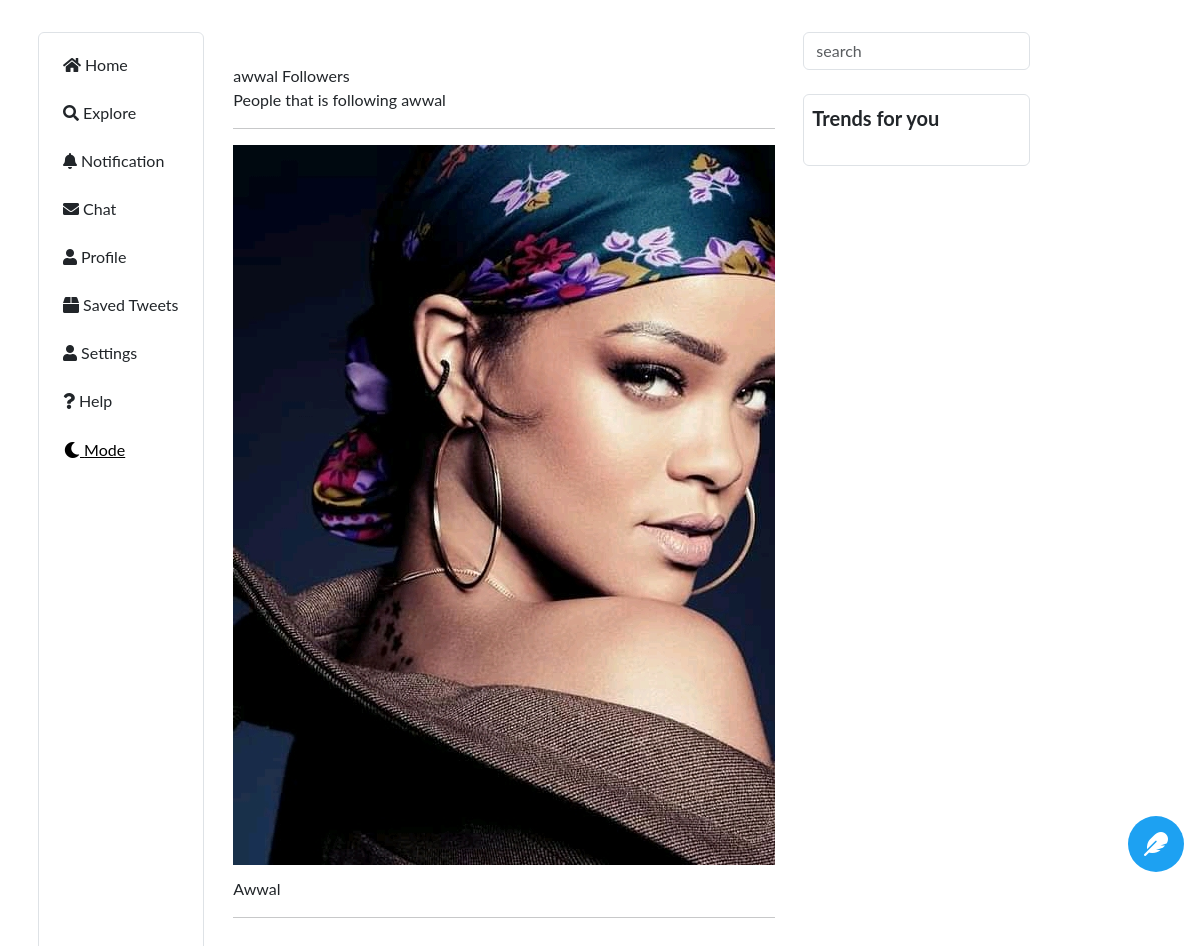
The app's page /1follow, older data.
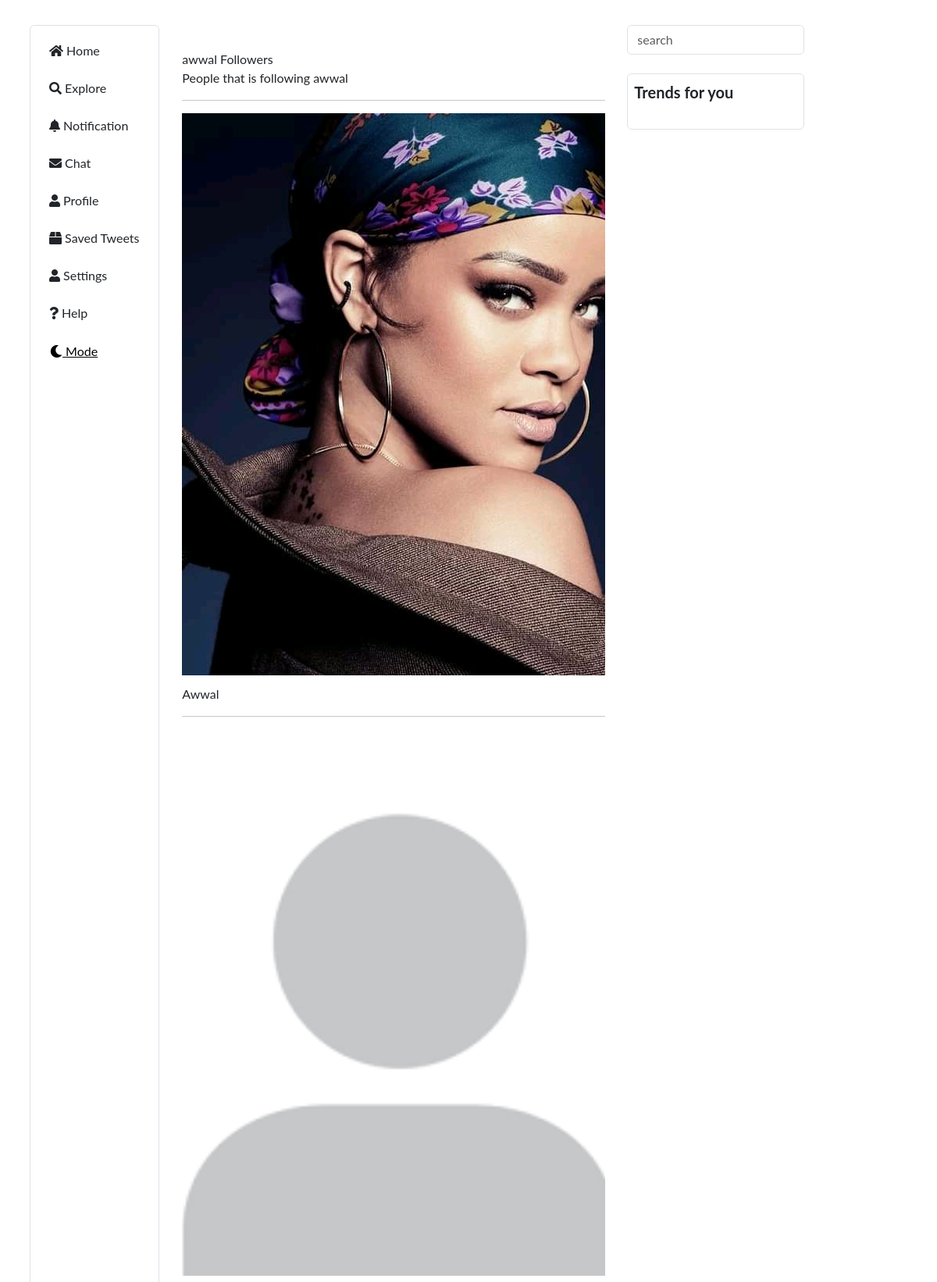
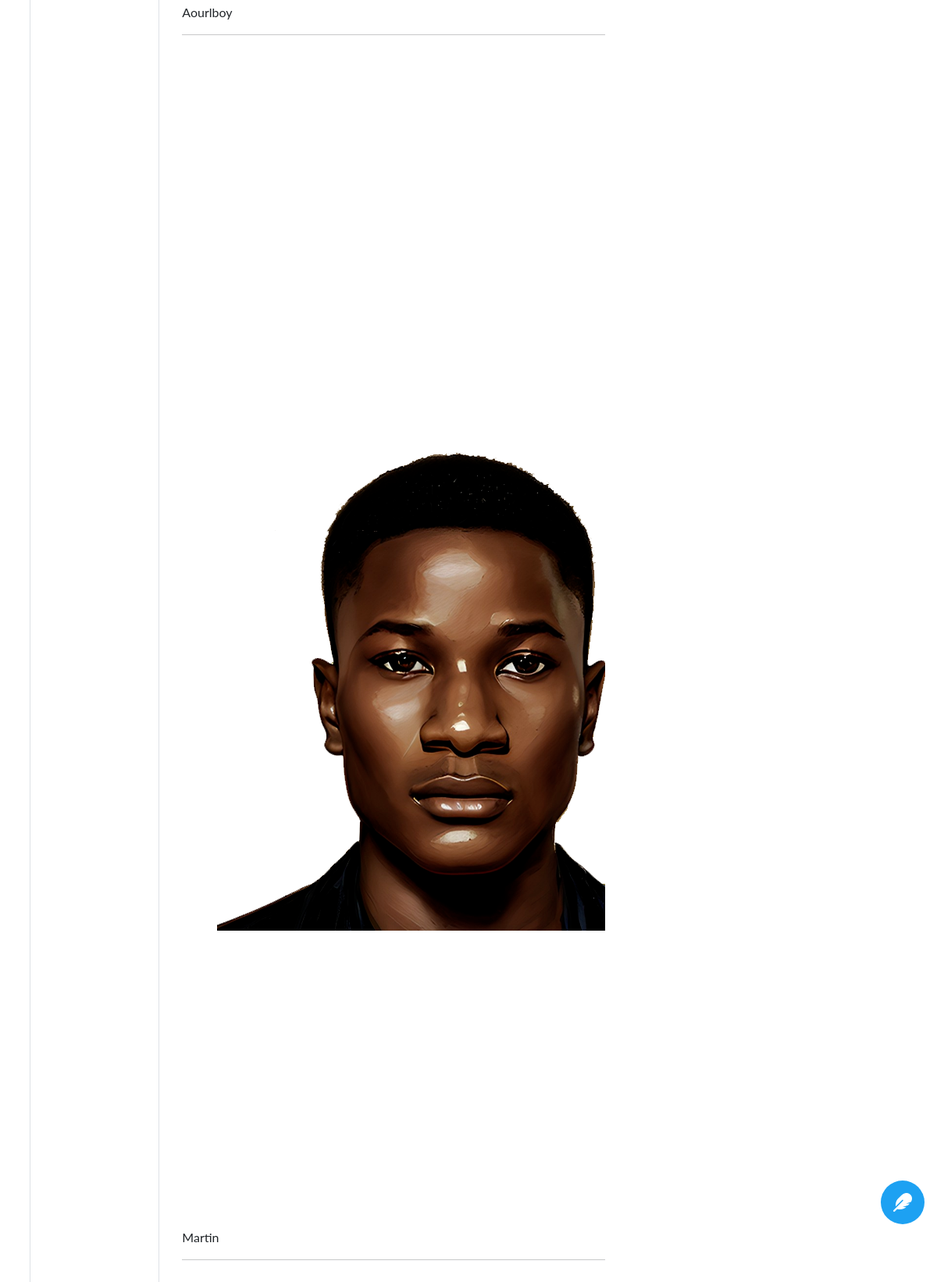
The same page, newer data (2 pictures, top to bottom).
### tweet/models.py (models this page shows, shortened)
class Profile(models.Model):
    user=models.OneToOneField(User, related_name='profile', on_delete=models.CASCADE)
    follower=models.ManyToManyField('self', related_name='follow', symmetrical=False, blank=True)
    date_joined=models.DateTimeField(auto_now_add=True, blank=True, null=True)
    bio=models.CharField(max_length=100, blank=True, null=True)
    location=models.CharField(max_length=100, blank=True, null=True)
    profile_photo=models.ImageField(upload_to='profileimage', default='profileimage/profile.png', null=True, blank=True)
    cover_photo=models.ImageField(upload_to='profileimage', null=True, blank=True)
    mode=models.CharField(max_length=100, default='white')
    def get_absolute_url(self):
        return reverse('ProfileUrl', args=[self.id])

### tweet/views.py (the view)
# urls.py: path('<int:fid>follow',FollandFollowerView,name='FollowerListUrl'),
def FollandFollowerView(request,id=None,fid=None):
    if id:
        profile=Profile.objects.get(id=id)
        profile_foll=profile.follow.all()
        fo='done'
    if fid:
        profile=Profile.objects.get(id=fid)
        profile_foll=profile.follower.all()
        fo=None
    context=dict(profiles=profile_foll, fo=fo, profile=profile)
    template='tweetTemplate/followlist.html'
    return render(request,template,context)

### template/tweetTemplate/followlist.html
{%extends 'base.html'%}
{%block content%}
<p class='insize pcolor'>
<div class='insize'>
{% if profile.user != request.user %}
{{profile.user.username}}
{%endif%}
{%if fo%}
  Following
  <div class='passive'> People that {{profile.user.username}} follow </div>
 </div>
 {%else%}
  Followers
 <div class='passive'> People that is following {{profile.user.username}} </div>
 </div>
 {%endif%}
</p>
<hr>
{%for profile in profiles%}
<div class='flex-flow' style='overflow: auto;align-items:center;gap:5px'>
<div>
<p>
<a href="{{profile.get_absolute_url}}" >
<img class='avatar' style='margin:0px' loading='lazy' src={{profile.profile_photo.url}}  >
</a>
</p>
</div>
<div class='user mesize'><b>{{tweet.profile|title}}</b> <div style='margin-top:-4px' ><span class=' pasive'> {{profile.user.username|title}}</span>
</div>
</div>
</div>
<hr>
{%endfor%}
{%endblock%}

### template/base.html (shortened to what this page needs)
{%load static %}
{%load custom_tags%}
<html>
    <head>
        <link href="{%static 'css/bootstrap5/css/bootstrap.min.css'%}" rel="stylesheet"/>
        <link href="{%static 'css/acss/acss.css'%}" rel="stylesheet"/>
        <link href="{%static 'css/fontawesome_5/css/all.min.css'%}" rel="stylesheet"/>
    </head>
    <body class="display-d-none font-lato">
        <br />
        <div class="container p-2">
            <div class="row">
                <div class="col-sm-12 col-md-2 display-sm-none">
                    {%block sidebar%}
{%include 'dropdown.html' %}
{%endblock%}
                </div>
                <div class="col-md-6 col-sm-12 p-3">
                    {%block content%}
{%endblock content%}
                </div>
                <div class="col-md col-sm-12 display-sm-none">
                    {%block other%}
                    <div class="position-fixed h-100" style="overflow:auto;">
                    <div class="row">
                            <div class="col">
                                <input type="search" class="form-control" placeholder="search" />
                            </div>
                        </div>
                        <br />
                    <div class="p-2 border rounded" hx-get="{%url 'TrendUrl' %}" hx-swap="beforeend" hx-trigger="load" style="">
                        <div class="row">
                            <div class="col sz-20 bold">
                                Trends for you
                            </div>
                        </div>
                        <br />
                    </div>
                </div>
{%endblock%}
                </div>
            </div>
        </div>
        {%block bottom%}
        <div class="fixed-bottom justify-content-end d-flex p-2" style="font-size:24px;box-shadow:none;color:white;z-index:10000;bottom:70px">
            <a class="p-3 color-bg-p color-white rounded-circle m-2" href="{%url 'CreateUrl'%}">
                <i class="fas fa-feather">
                </i>
            </a>
        </div>
        {%endblock%}
    </body>
</html>

### template/dropdown.html (shortened to what this page needs)
<div id="dropdown" class="animate__animated animate__slideInDown overflow-auto border rounded h-100 color-bg-white color-bg-dark-light m-0 p-3 p-md-1 sz-16 position-fixed" style="overlow:auto">
        <div class="row m-2 py-2">
                <a class="navbar-brand" href="{%url 'TweetUrl'%}">
                <i class="fas fa-home">
                </i>
                <span class="">
                    Home
                </span>
            </a>
        </div>
        <div class="row m-2 py-2">
            <a class="navbar-brand" href="{%url 'TrendUrl'%}">
                <i class="fas fa-search">
                </i>
                <span class="">
                    Explore
                </span>
            </a>
        </div>
        <div class="row m-2 py-2">
            <a class="navbar-brand" href="{%url 'NotificationUrl' %}">
                <i class="fas fa-bell">
                </i>
                <span class="">
                    Notification
                </span>
            </a>
        </div>
        <div class="row m-2 py-2">
            <a class="navbar-brand" href="{%url 'chat' %}">
                <i class="fas fa-envelope">
                </i>
                <span class="">
                    Chat
                </span>
            </a>
        </div>
                <div class="row m-2 py-2">
                    <a href='{{request.user.profile.get_absolute_url}}' class='navbar-brand'>
                        <i class='fas fa-user'></i>
                        Profile
                    </a>
                </div>
                <div class='row m-2 py-2'>
                    <a href="{%url 'SaveUrl' %}" class='navbar-brand'>
                        <i class='fas fa-box pcolor'></i>
                        Saved Tweets
                    </a>
                </div>
                <div class='row m-2 py-2'>
                    <a href='' class='navbar-brand'>
                        <i class='fas fa-user pcolor'></i>
                        Settings
                    </a>
                </div>
                <div class='row m-2 py-2'>
                    <a href='' class='navbar-brand'>
                        <i class='fas fa-question pcolor'></i>
                        Help
                    </a>
                </div>
                <div class='row m-2 py-2'>
                <form method='GET' action="{%url 'ModeUrl' %}">
                    <button class='btn btn-link color-black p-0'  name='dark' value='{{request.path_info}}'>
                        <i class='fas fa-moon pcolor'></i>
                        Mode
                    </button>
                 </form>
                </div>
    </div>

### static/css/acss/acss.css (style rules this page uses)
:root { --primary-color:#347C17; --secondary-color: #6AA121; --tertiary-color: #F0FFF0; }
.bold { font-weight: bold; }
.border { border: 1px solid black; }
.color-black { color: black }
.color-white { color: white }
.color-bg-p { background-color: var(--primary-color) }
.color-bg-white { background-color: white }
.font-lato { font-family: Lato }
.sz-16 { font-size: 16px; }
.sz-20 { font-size: 20px; }

### template/base.html (style rules this page uses)
:root { --primary-color: #1DA1F2; --secondary-color:#07294D;color; --tertiary-color:gray; }
a { text-decoration: none; }

Row changes from the older to the newer data that the page shows:
added Profile: profile_photo (placeholder picture), user.username "Aourlboy"
added Profile: profile_photo (picture), user.username "Martin"
